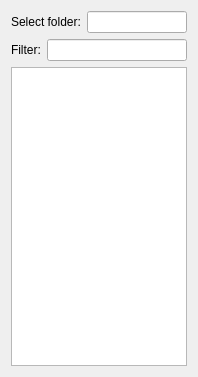
<?xml version="1.0" encoding="UTF-8"?>
<ui version="4.0">
 <class>Form</class>
 <widget class="QWidget" name="Form">
  <property name="geometry">
   <rect>
    <x>0</x>
    <y>0</y>
    <width>198</width>
    <height>377</height>
   </rect>
  </property>
  <property name="windowTitle">
   <string>Form</string>
  </property>
  <layout class="QVBoxLayout" name="verticalLayout">
   <item>
    <layout class="QHBoxLayout" name="horizontalLayout">
     <item>
      <widget class="QLabel" name="labelFolder">
       <property name="text">
        <string>Select folder:</string>
       </property>
      </widget>
     </item>
     <item>
      <widget class="QLineEdit" name="uiFolder"/>
     </item>
    </layout>
   </item>
   <item>
    <layout class="QHBoxLayout" name="horizontalLayout_2">
     <item>
      <widget class="QLabel" name="labelFilter">
       <property name="text">
        <string>Filter:</string>
       </property>
      </widget>
     </item>
     <item>
      <widget class="QLineEdit" name="uiFilter"/>
     </item>
    </layout>
   </item>
   <item>
    <widget class="QListView" name="uiListView">
     <property name="minimumSize">
      <size>
       <width>60</width>
       <height>250</height>
      </size>
     </property>
     <property name="maximumSize">
      <size>
       <width>16777215</width>
       <height>16777215</height>
      </size>
     </property>
    </widget>
   </item>
  </layout>
 </widget>
 <resources/>
 <connections/>
</ui>
